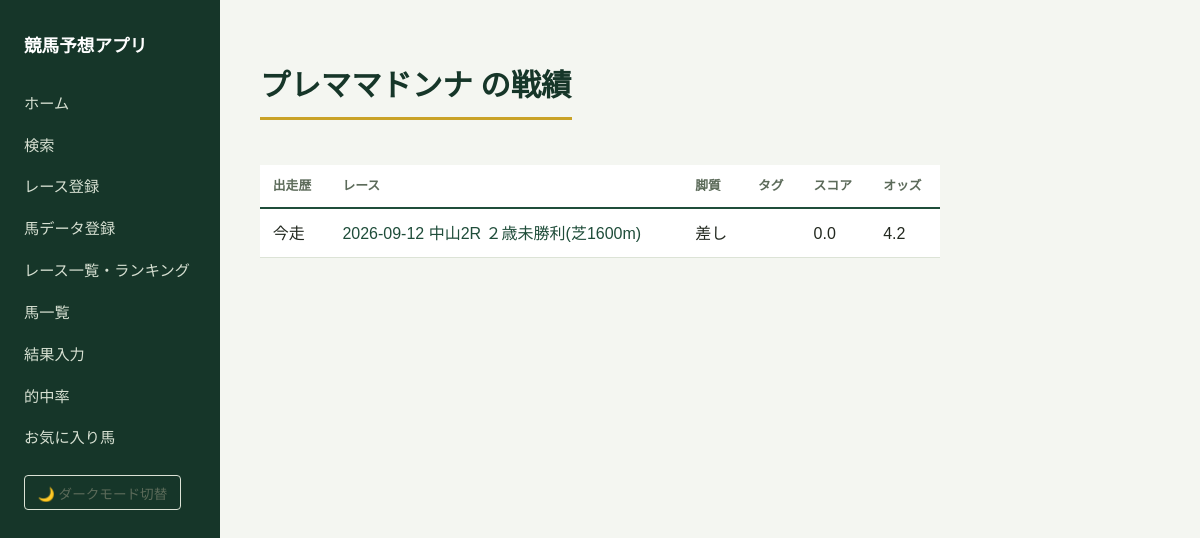
The app's page /horses/profile/プレママドンナ with its own data.
### models.py (models this page shows)
class Horse(SQLModel, table=True):
    id: int | None = Field(default=None, primary_key=True)
    race_id: int = Field(foreign_key="race.id")
    name: str
    running_style: str = ""
    memo_tag: str = ""
    past_performance_score: float = 0.0
    course_aptitude_score: float = 0.0
    pace_score: float = 0.0
    odds: float | None = None

### routers/horses.py (the view)
@router.get("/horses/profile/{horse_name}")
def horse_profile(request: Request, horse_name: str):
    with Session(engine) as session:
        horses = session.exec(select(Horse).where(Horse.name == horse_name)).all()
        history = []
        for h in horses:
            race = session.get(Race, h.race_id)
            history.append({
                "race_id": h.race_id,
                "race_label": race_label(race) if race else "不明なレース",
                "race_date": race.date if race else "",
                "running_style": h.running_style,
                "memo_tag": h.memo_tag,
                "score": calculate_score(h),
                "odds": h.odds,
            })
        history.sort(key=lambda x: x["race_date"], reverse=True)
    return templates.TemplateResponse("horse_profile.html", {
        "request": request, "horse_name": horse_name, "history": history,
    })

### templates/horse_profile.html (shortened to what this page needs)
{% extends "base.html" %}
{% block content %}
<h1>{{ horse_name }} の戦績</h1>
{% if history %}
<table>
    <tr><th>出走歴</th><th>レース</th><th>脚質</th><th>タグ</th><th>スコア</th><th>オッズ</th></tr>
    {% for h in history %}
    <tr>
        <td>{{ "今走" if loop.index == 1 else (loop.index0 == 1 and "前走" or (loop.index0|string + "走前")) }}</td>
        <td><a href="/horses/ranking-page/{{ h.race_id }}">{{ h.race_label }}</a></td>
        <td>{{ h.running_style }}</td>
        <td>{{ h.memo_tag }}</td>
        <td>{{ h.score }}</td>
        <td>{{ h.odds }}</td>
    </tr>
    {% endfor %}
</table>
{% else %}
<p class="empty-message">この馬のデータはまだありません。</p>
{% endif %}
{% endblock %}

### static/style.css (style rules this page uses)
:root { --bg: #F4F6F1; --surface: #FFFFFF; --turf: #1F4D3A; --turf-dark: #163629; --gold: #C9A227; --text: #22281F; --text-muted: #5C6B5A; --border: #DCE3D6; }
* { box-sizing: border-box; }
body { background: var(--bg); color: var(--text); font-family: "Noto Sans JP", sans-serif; margin: 0; line-height: 1.7; }
h1, h2 { font-family: "Shippori Mincho", serif; color: var(--turf-dark); font-weight: 700; }
h1 { font-size: 1.9rem; display: inline-block; padding-bottom: 0.3rem; border-bottom: 3px solid var(--gold); margin-bottom: 1.8rem; }
a { color: var(--turf); text-decoration: none; }
table { width: 100%; border-collapse: collapse; margin: 1rem 0 2rem; background: var(--surface); }
th, td { text-align: left; padding: 0.65rem 0.8rem; border-bottom: 1px solid var(--border); }
th { font-size: 0.8rem; color: var(--text-muted); border-bottom: 2px solid var(--turf); }

### records on screen
Horse: name "プレママドンナ", running_style "差し", odds "4.2"

### other values on screen
{{ h.race_label }} "2026-09-12 中山2R ２歳未勝利(芝1600m)"
{{ h.score }} "0.0"
